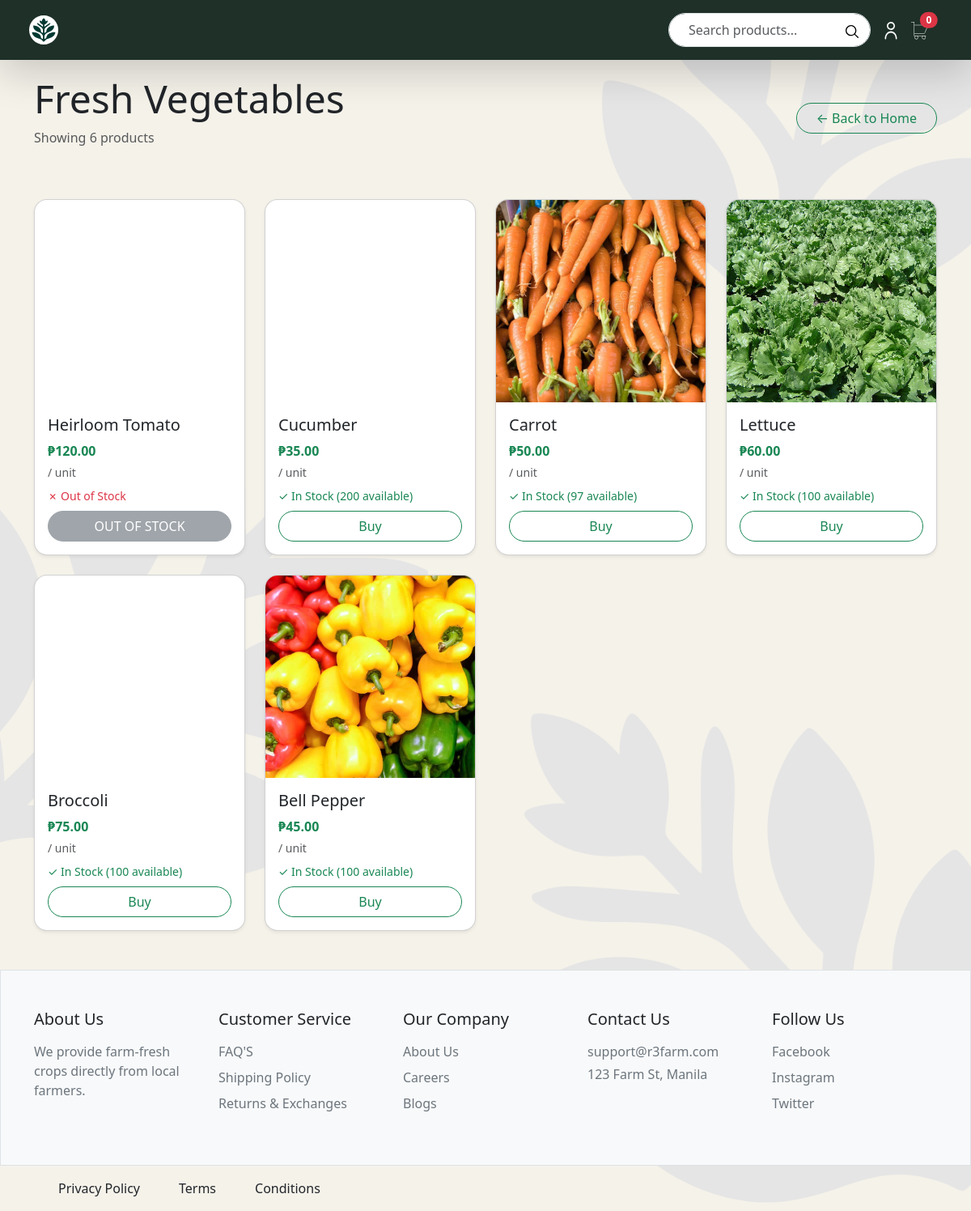
/category.php, run on an earlier commit of the app's database.
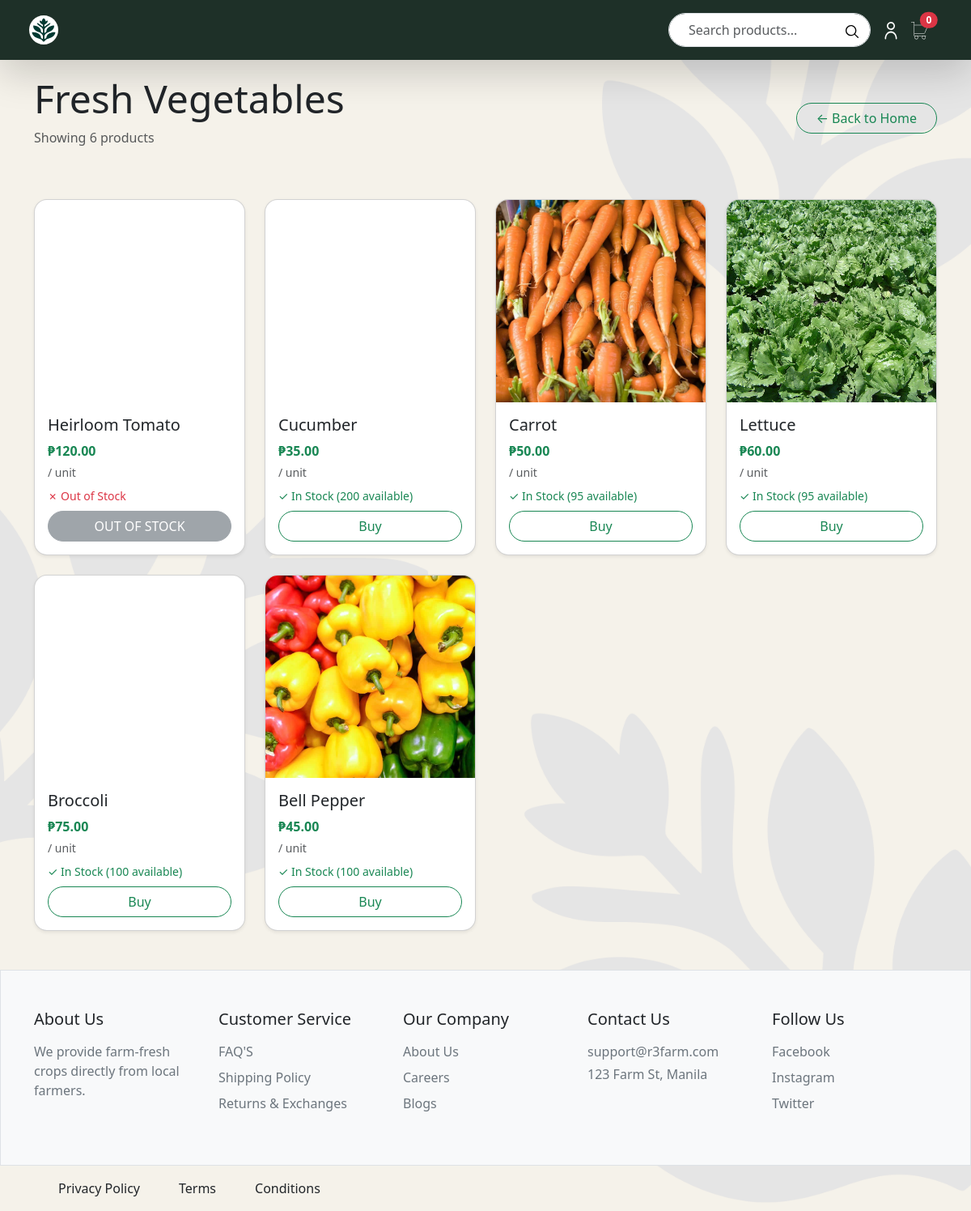
And on a later commit of the database.
### tables this page shows
CREATE TABLE `products` (
  `id` int(11) NOT NULL,
  `name` varchar(100) NOT NULL,
  `category` enum('vegetables','fruits','grains','cash_crops') NOT NULL,
  `current_price` decimal(10,2) NOT NULL,
  `quantity` int(11) NOT NULL DEFAULT 0,
  `unit` enum('kg','pcs','liter','sack') DEFAULT NULL,
  `image_url` varchar(255) DEFAULT NULL,
  `created_at` timestamp NOT NULL DEFAULT current_timestamp(),
  `harvest_date` date NOT NULL,
  `updated_at` datetime NOT NULL
);

### models/Product.php (called while the page is built, shortened)
<?php
require_once __DIR__ . '/../config/Database.php';
class Product {
    private $conn;
    private $table = "products";
    public function __construct() {
        $database = new Database();
        $this->conn = $database->getConnection();
    }
    public function getByCategory($category, $limit = 4) {
        $stmt = $this->conn->prepare("SELECT * FROM {$this->table} WHERE category = ? ORDER BY created_at DESC LIMIT ?");
        $stmt->bind_param("si", $category, $limit);
        $stmt->execute();
        $result = $stmt->get_result();
        $products = [];
        while ($row = $result->fetch_assoc()) {
            $products[] = $row;
        }
        return $products;
    }
}
?>

### config/Database.php (called while the page is built, shortened)
<?php
class Database {
    private $host = "localhost";
    private $user = "root";
    private $pass = "";
    private $dbname = "r3_farm";
    public function getConnection() {
        $this->conn = new mysqli($this->host, $this->user, $this->pass, $this->dbname);
        return $this->conn;
    }
}
?>

### category.php (the view, shortened to what the changed rows need)
<?php
require_once 'models/Product.php';
$category = $_GET['cat'] ?? 'vegetables';
$categories = [
    'vegetables' => 'Fresh Vegetables',
    'fruits' => 'Fresh Fruits',
    'grains' => 'Grains / Cereals',
    'cash_crops' => 'Cash Crops'
];
$product = new Product();
$products = $product->getByCategory($category, 1000);
?>
<!DOCTYPE html>
<html lang="en">
<head>
    <link href="https://cdn.jsdelivr.net/npm/bootstrap@5.3.8/dist/css/bootstrap.min.css" rel="stylesheet">
</head>
<body>
    <div class="Background">
    <div class="container py-4 my-4">
        <div class="d-flex justify-content-between align-items-center mb-4">
            <div>
                <h1 class="display-5"><?= $categories[$category] ?></h1>
            </div>
        </div>
        <div class="row">
            <?php foreach ($products as $product): ?>
                <?php $productUnit = trim((string) ($product['unit'] ?? '')); ?>
                <div class="col-12 col-md-6 col-lg-3 mt-4">
                    <div class="card rounded-4 overflow-hidden h-100 shadow-sm">
                        <div
                            style="height: 250px; background-image: url('<?= $product['image_url'] ?? 'placeholder.jpg' ?>'); background-size: cover; background-position: center;">
                        </div>
                        <div class="card-body">
                            <h5 class="card-title"><?= htmlspecialchars($product['name']) ?></h5>
                            <p class="text-success fw-bold mb-1">₱<?= number_format($product['current_price'], 2) ?></p>
                            <div class="text-muted small mb-2">/
                                <?= htmlspecialchars($productUnit !== '' ? $productUnit : 'unit') ?>
                            </div>
                            <?php if ($product['quantity'] > 0): ?>
                                <div class="text-success small mb-2">✓ In Stock (<?= $product['quantity'] ?> available)</div>
                                <button class="btn btn-outline-success w-100 rounded-pill buy-btn" data-bs-toggle="modal"
                                    data-bs-target="#productModal" data-id="<?= $product['id'] ?>"
                                    data-name="<?= htmlspecialchars($product['name']) ?>"
                                    data-price="<?= $product['current_price'] ?>" data-quantity="<?= $product['quantity'] ?>"
                                    data-unit="<?= htmlspecialchars($productUnit) ?>"
                                    data-image="<?= $product['image_url'] ?? 'placeholder.jpg' ?>">
                                    Buy
                                </button>
                            <?php else: ?>
                                <div class="text-danger small mb-2">✗ Out of Stock</div>
                                <button class="btn btn-secondary w-100 rounded-pill" disabled>OUT OF STOCK</button>
                            <?php endif; ?>
                        </div>
                    </div>
                </div>
            <?php endforeach; ?>
        </div>
    </div>
    </div>
</body>
</html>

What changed in the data, as far as the page shows it:
changed products "Carrot": quantity "97" → "95"
changed products "Lettuce": quantity "100" → "95"
